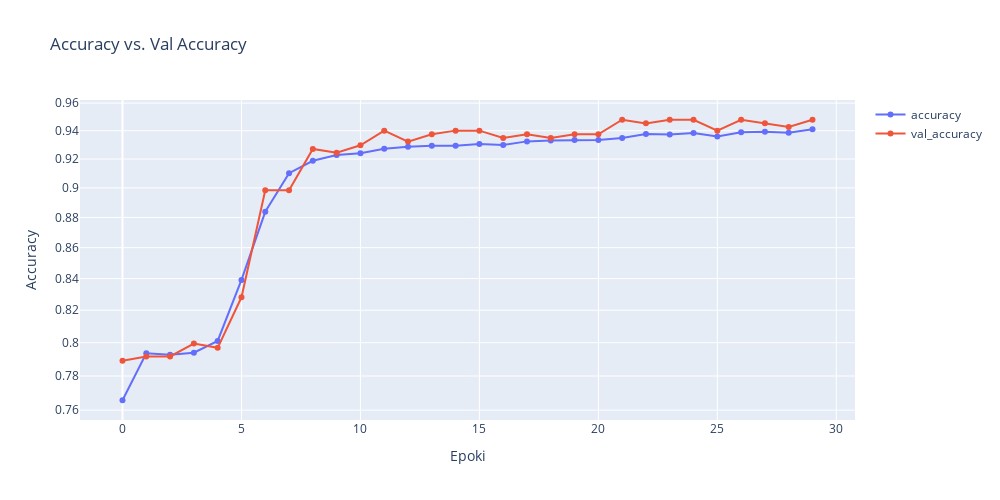
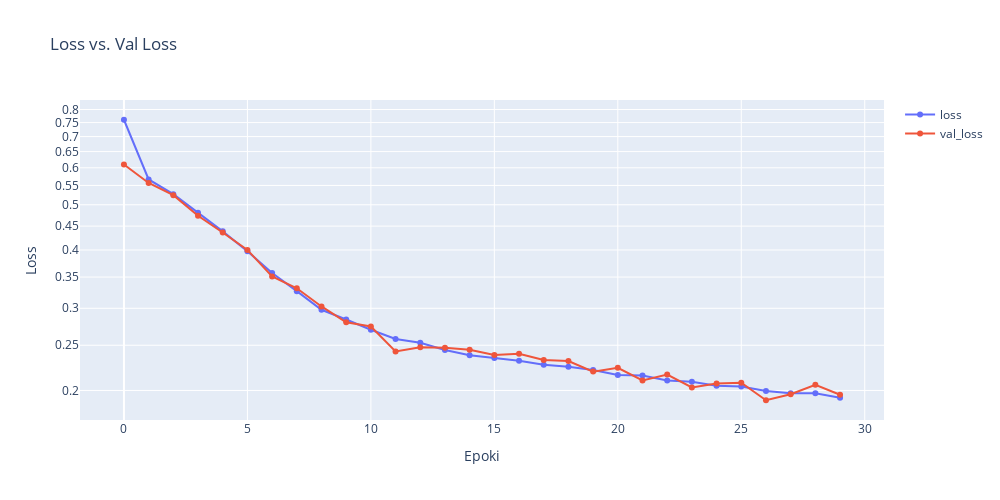

Notebook cell for these charts, in order:
### Markdown cell above
### Wyświetlenie wykresów prezentujących zmiany accuracy oraz categorical_crossentropy (loss) dla zbioru treningowego i walidacyjnego w zależności od epoki

### Code cell
def plot_hist(history):
    hist = pd.DataFrame(history.history)
    hist['epoch'] = history.epoch

    fig = go.Figure()
    fig.add_trace(go.Scatter(x=hist['epoch'], y=hist['accuracy'], name='accuracy', mode='markers+lines'))
    fig.add_trace(go.Scatter(x=hist['epoch'], y=hist['val_accuracy'], name='val_accuracy', mode='markers+lines'))
    fig.update_layout(width=1000, height=500, title='Accuracy vs. Val Accuracy', xaxis_title='Epoki', yaxis_title='Accuracy', yaxis_type='log')
    fig.show()

    fig = go.Figure()
    fig.add_trace(go.Scatter(x=hist['epoch'], y=hist['loss'], name='loss', mode='markers+lines'))
    fig.add_trace(go.Scatter(x=hist['epoch'], y=hist['val_loss'], name='val_loss', mode='markers+lines'))
    fig.update_layout(width=1000, height=500, title='Loss vs. Val Loss', xaxis_title='Epoki', yaxis_title='Loss', yaxis_type='log')
    fig.show()

plot_hist(history)

### Figure 1 — Plotly figure (JSON) as saved in the notebook; plotly's stock layout.template omitted (floating-point values rounded to 4 significant figures)
{"data": [{"mode": "markers+lines", "name": "accuracy", "type": "scatter", "x": [0, 1, 2, 3, 4, 5, 6, 7, 8, 9, 10, 11, 12, 13, 14, 15, 16, 17, 18, 19, 20, 21, 22, 23, 24, 25, 26, 27, 28, 29], "y": [0.7657, 0.7936, 0.7927, 0.7939, 0.8011, 0.8392, 0.8838, 0.9101, 0.9188, 0.9228, 0.9241, 0.9272, 0.9287, 0.9293, 0.9293, 0.9306, 0.93, 0.9324, 0.9331, 0.9334, 0.9334, 0.9349, 0.9377, 0.9374, 0.9383, 0.9359, 0.939, 0.9393, 0.9386, 0.9411]}, {"mode": "markers+lines", "name": "val_accuracy", "type": "scatter", "x": [0, 1, 2, 3, 4, 5, 6, 7, 8, 9, 10, 11, 12, 13, 14, 15, 16, 17, 18, 19, 20, 21, 22, 23, 24, 25, 26, 27, 28, 29], "y": [0.7891, 0.7917, 0.7917, 0.7995, 0.7969, 0.8281, 0.8984, 0.8984, 0.9271, 0.9245, 0.9297, 0.9401, 0.9323, 0.9375, 0.9401, 0.9401, 0.9349, 0.9375, 0.9349, 0.9375, 0.9375, 0.9479, 0.9453, 0.9479, 0.9479, 0.9401, 0.9479, 0.9453, 0.9427, 0.9479]}], "layout": {"height": 500, "title": {"text": "Accuracy vs. Val Accuracy"}, "width": 1000, "xaxis": {"title": {"text": "Epoki"}}, "yaxis": {"title": {"text": "Accuracy"}, "type": "log"}}}

### Figure 2 — Plotly figure (JSON) as saved in the notebook; plotly's stock layout.template omitted (floating-point values rounded to 4 significant figures)
{"data": [{"mode": "markers+lines", "name": "loss", "type": "scatter", "x": [0, 1, 2, 3, 4, 5, 6, 7, 8, 9, 10, 11, 12, 13, 14, 15, 16, 17, 18, 19, 20, 21, 22, 23, 24, 25, 26, 27, 28, 29], "y": [0.7606, 0.5664, 0.5269, 0.4806, 0.4385, 0.3977, 0.3571, 0.3265, 0.2978, 0.2839, 0.2698, 0.2579, 0.2531, 0.2442, 0.238, 0.2347, 0.2315, 0.2272, 0.2249, 0.2213, 0.2159, 0.2153, 0.2101, 0.2088, 0.2047, 0.204, 0.1995, 0.1973, 0.1972, 0.1928]}, {"mode": "markers+lines", "name": "val_loss", "type": "scatter", "x": [0, 1, 2, 3, 4, 5, 6, 7, 8, 9, 10, 11, 12, 13, 14, 15, 16, 17, 18, 19, 20, 21, 22, 23, 24, 25, 26, 27, 28, 29], "y": [0.6099, 0.5568, 0.5243, 0.4737, 0.436, 0.4001, 0.351, 0.3311, 0.3028, 0.2799, 0.2743, 0.2425, 0.2475, 0.2469, 0.2446, 0.2384, 0.2398, 0.2324, 0.2313, 0.2195, 0.2237, 0.2101, 0.2163, 0.2031, 0.2069, 0.2078, 0.1906, 0.1963, 0.2057, 0.1958]}], "layout": {"height": 500, "title": {"text": "Loss vs. Val Loss"}, "width": 1000, "xaxis": {"title": {"text": "Epoki"}}, "yaxis": {"title": {"text": "Loss"}, "type": "log"}}}
